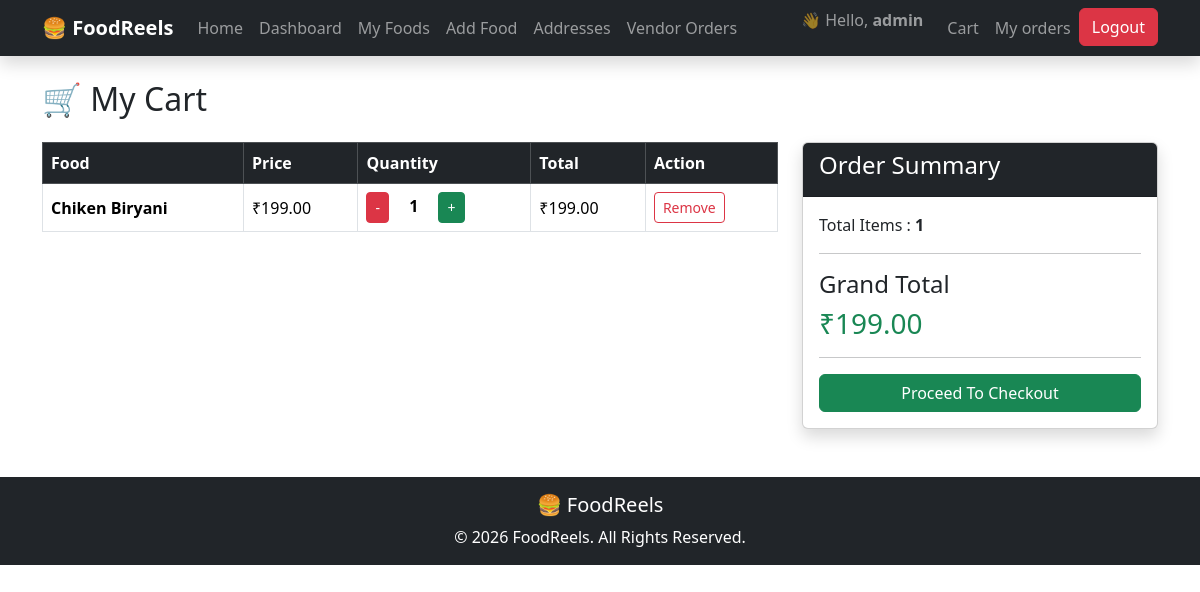
The page /cart/ (signed in) on the database its author committed.
### accounts/models.py (models this page shows, shortened)
class User(AbstractUser):
    REEL_CHOICES = (
        ('customer','Customer'),
        ('vendor','Vendor'),
        ('admin', 'Admin'),
    )
    phone = models.CharField(max_length=15, blank=True, null=True)
    role = models.CharField(max_length=20, choices=REEL_CHOICES, default='customer')

### cart/models.py (models this page shows, shortened)
class Cart(models.Model):
    user = models.ForeignKey(settings.AUTH_USER_MODEL, on_delete=models.CASCADE)
    food = models.ForeignKey(FoodItem, on_delete=models.CASCADE)
    quantity = models.PositiveIntegerField(default=1)
    created_at = models.DateTimeField(auto_now_add=True)
    class Meta:
        unique_together = ("user","food")
    def total_price(self):
        return self.food.price * self.quantity

### foods/models.py (models this page shows, shortened)
class FoodItem(models.Model):
    vendor = models.ForeignKey(
        Vendor,
        on_delete=models.CASCADE,
        related_name='foods'
    )
    category = models.ForeignKey(
        Category,
        on_delete=models.CASCADE
    )
    name = models.CharField(max_length=200)
    description = models.TextField()
    price = models.DecimalField(
        max_digits=8,
        decimal_places=2
    )
    image = models.ImageField(
        upload_to="foods/"
    )
    is_available = models.BooleanField(default=True)
    created_at = models.DateTimeField(auto_now_add=True)
    updated_at = models.DateTimeField(auto_now=True)

### cart/views.py (the view)
# urls.py: path("",cart_list, name="cart-list"),
@login_required
def cart_list(request):
    cart_items = Cart.objects.filter(user=request.user)
    total = sum(item.total_price()
    for item in cart_items)
    return render(request, "cart/cart_list.html", {
        "cart_items":cart_items,
        "total": total
    })

### templates/cart/cart_list.html
{% extends "base.html" %}
{% block content %}
<h2 class="mb-4">🛒 My Cart</h2>
<div class="row">
    <div class="col-md-8">
        <table class="table table-bordered table-hover align-middle">
            <thead class="table-dark">
                <tr>
                    <th>Food</th>
                    <th>Price</th>
                    <th>Quantity</th>
                    <th>Total</th>
                    <th>Action</th>
                </tr>
            </thead>
            <tbody>
            {% for item in cart_items %}
                <tr>
                    <td>
                        <strong>{{ item.food.name }}</strong>
                    </td>
                    <td>
                        ₹{{ item.food.price }}
                    </td>
                    <td>
                        <a href="{% url 'decrease-cart' item.id %}"
                           class="btn btn-danger btn-sm">
                            -
                        </a>
                        <span class="mx-3 fw-bold">
                            {{ item.quantity }}
                        </span>
                        <a href="{% url 'increase-cart' item.id %}"
                           class="btn btn-success btn-sm">
                            +
                        </a>
                    </td>
                    <td>
                        ₹{{ item.total_price }}
                    </td>
                    <td>
                        <a href="{% url 'remove-cart' item.id %}"
                           class="btn btn-outline-danger btn-sm">
                            Remove
                        </a>
                    </td>
                </tr>
            {% empty %}
                <tr>
                    <td colspan="5" class="text-center">
                        <h5>Your Cart is Empty 🛒</h5>
                    </td>
                </tr>
            {% endfor %}
            </tbody>
        </table>
    </div>
    <div class="col-md-4">
        <div class="card shadow">
            <div class="card-header bg-dark text-white">
                <h4>Order Summary</h4>
            </div>
            <div class="card-body">
                <p>
                    Total Items :
                    <strong>{{ cart_items.count }}</strong>
                </p>
                <hr>
                <h4>
                    Grand Total
                </h4>
                <h3 class="text-success">
                    ₹{{ total }}
                </h3>
                <hr>
                <a href="{% url 'checkout' %}"
                   class="btn btn-success w-100">
                    Proceed To Checkout
                </a>
            </div>
        </div>
    </div>
</div>
{% endblock %}

### templates/base.html (shortened to what this page needs)
<!DOCTYPE html>
<html lang="en">
<head>
    <link href="https://cdn.jsdelivr.net/npm/bootstrap@5.3.7/dist/css/bootstrap.min.css" rel="stylesheet">
</head>
<body>
<nav class="navbar navbar-expand-lg navbar-dark bg-dark shadow">
    <div class="container">
        <a class="navbar-brand fw-bold" href="{% url 'home' %}">
            🍔 FoodReels
        </a>
        <div class="collapse navbar-collapse" id="navbarNav">
            <ul class="navbar-nav me-auto">
                <li class="nav-item">
                    <a class="nav-link" href="{% url 'home' %}">
                        Home
                    </a>
                </li>
                {% if request.user.is_authenticated %}
                    <li class="nav-item">
                        <a class="nav-link" href="{% url 'vendor-dashboard' %}">
                            Dashboard
                        </a>
                    </li>
                    <li class="nav-item">
                        <a class="nav-link" href="{% url 'food-list' %}">
                            My Foods
                        </a>
                    </li>
                    <li class="nav-item">
                        <a class="nav-link" href="{% url 'add-food' %}">
                            Add Food
                        </a>
                    </li>
                   <li class="nav-item">
                        <a class="nav-link" href="{% url 'address-list' %}">
                            Addresses
                        </a>
                    </li>
                    <li class="nav-item">
                        <a class="nav-link"
                           href="{% url 'vendor-orders' %}">
                           Vendor Orders
                    </a>
                    </li>
                {% endif %}
            </ul>
            <ul class="navbar-nav">
                {% if request.user.is_authenticated %}
                    <li class="nav-item">
                        <span class="navbar-text me-3">
                            👋 Hello,
                            <strong>{{ request.user.username }}</strong>
                        </span>
                    </li>
                    <li class="nav-item">
                        <a class="nav-link" href="{% url 'cart-list' %}">Cart</a>
                    </li>
                    <li class="nav-item">
                        <a class="nav-link" href="{% url 'my-orders' %}">
                            My orders
                        </a>
                    </li>
                    <li class="nav-item">
                        <a
                            href="{% url 'logout' %}"
                            class="btn btn-danger">
                            Logout
                        </a>
                    </li>
                {% endif %}
            </ul>
        </div>
    </div>
</nav>
<div class="container mt-4">
    {% block content %}
    {% endblock %}
</div>
<footer class="bg-dark text-white text-center p-3 mt-5">
    <h5>🍔 FoodReels</h5>
    <p class="mb-0">
        © 2026 FoodReels. All Rights Reserved.
    </p>
</footer>
</body>
</html>

### rows shown on the page
User: user.username "admin"
Cart: food.name "Chiken Biryani", food.price "199.00", quantity "1", total_price "199.00"

### other values the page prints
{{ cart_items.count }} "1"
{{ total }} "199.00"
